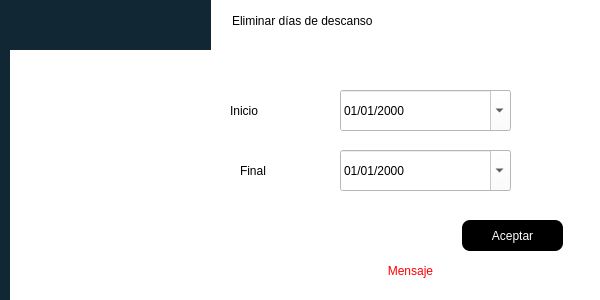
<?xml version="1.0" encoding="UTF-8"?>
<ui version="4.0">
 <class>delete_dayOfRestW</class>
 <widget class="QDialog" name="delete_dayOfRestW">
  <property name="windowModality">
   <enum>Qt::ApplicationModal</enum>
  </property>
  <property name="geometry">
   <rect>
    <x>0</x>
    <y>0</y>
    <width>600</width>
    <height>300</height>
   </rect>
  </property>
  <property name="minimumSize">
   <size>
    <width>600</width>
    <height>300</height>
   </size>
  </property>
  <property name="maximumSize">
   <size>
    <width>600</width>
    <height>300</height>
   </size>
  </property>
  <property name="windowTitle">
   <string>Eliminar</string>
  </property>
  <property name="styleSheet">
   <string notr="true">background-color: rgb(255, 255, 255);</string>
  </property>
  <widget class="QLabel" name="label_4">
   <property name="geometry">
    <rect>
     <x>230</x>
     <y>90</y>
     <width>61</width>
     <height>41</height>
    </rect>
   </property>
   <property name="styleSheet">
    <string notr="true">font: 900 14pt &quot;Segoe UI Black&quot;;</string>
   </property>
   <property name="text">
    <string>Inicio</string>
   </property>
  </widget>
  <widget class="QDateEdit" name="dateEdit1">
   <property name="geometry">
    <rect>
     <x>340</x>
     <y>90</y>
     <width>171</width>
     <height>41</height>
    </rect>
   </property>
   <property name="styleSheet">
    <string notr="true">background-color: rgb(255, 255, 255);
color: rgb(0, 0, 0);
font: 700 9pt &quot;Segoe UI&quot;;</string>
   </property>
   <property name="displayFormat">
    <string>dd/MM/yyyy</string>
   </property>
   <property name="calendarPopup">
    <bool>true</bool>
   </property>
  </widget>
  <widget class="QLabel" name="label_5">
   <property name="geometry">
    <rect>
     <x>240</x>
     <y>150</y>
     <width>61</width>
     <height>41</height>
    </rect>
   </property>
   <property name="styleSheet">
    <string notr="true">font: 900 14pt &quot;Segoe UI Black&quot;;</string>
   </property>
   <property name="text">
    <string>Final</string>
   </property>
  </widget>
  <widget class="QLabel" name="label_3">
   <property name="geometry">
    <rect>
     <x>232</x>
     <y>0</y>
     <width>241</width>
     <height>41</height>
    </rect>
   </property>
   <property name="styleSheet">
    <string notr="true">font: 900 14pt &quot;Segoe UI Black&quot;;</string>
   </property>
   <property name="text">
    <string>Eliminar días de descanso</string>
   </property>
  </widget>
  <widget class="QLabel" name="lblMensaje8">
   <property name="geometry">
    <rect>
     <x>220</x>
     <y>260</y>
     <width>381</width>
     <height>21</height>
    </rect>
   </property>
   <property name="styleSheet">
    <string notr="true">color: rgb(255, 0, 0);
font: 14pt &quot;Arial&quot;;</string>
   </property>
   <property name="text">
    <string>Mensaje</string>
   </property>
   <property name="alignment">
    <set>Qt::AlignCenter</set>
   </property>
  </widget>
  <widget class="QPushButton" name="btnAceptar7">
   <property name="geometry">
    <rect>
     <x>462</x>
     <y>220</y>
     <width>101</width>
     <height>31</height>
    </rect>
   </property>
   <property name="cursor">
    <cursorShape>OpenHandCursor</cursorShape>
   </property>
   <property name="styleSheet">
    <string notr="true">font: 14pt &quot;Arial&quot;;
background-color: rgb(0, 0, 0);
color: rgb(255, 255, 255);


border-radius:8px</string>
   </property>
   <property name="text">
    <string>Aceptar</string>
   </property>
  </widget>
  <widget class="QDateEdit" name="dateEdit_2">
   <property name="geometry">
    <rect>
     <x>340</x>
     <y>150</y>
     <width>171</width>
     <height>41</height>
    </rect>
   </property>
   <property name="styleSheet">
    <string notr="true">background-color: rgb(255, 255, 255);
font: 700 9pt &quot;Segoe UI&quot;;</string>
   </property>
   <property name="displayFormat">
    <string>dd/MM/yyyy</string>
   </property>
   <property name="calendarPopup">
    <bool>true</bool>
   </property>
  </widget>
  <widget class="QLabel" name="label">
   <property name="geometry">
    <rect>
     <x>0</x>
     <y>0</y>
     <width>211</width>
     <height>301</height>
    </rect>
   </property>
   <property name="styleSheet">
    <string notr="true">background-color: rgb(17, 40, 52);</string>
   </property>
   <property name="text">
    <string/>
   </property>
   <property name="pixmap">
    <pixmap>../images/orca.png</pixmap>
   </property>
  </widget>
  <widget class="QLabel" name="label_8">
   <property name="geometry">
    <rect>
     <x>10</x>
     <y>50</y>
     <width>201</width>
     <height>251</height>
    </rect>
   </property>
   <property name="text">
    <string/>
   </property>
   <property name="pixmap">
    <pixmap>../images/orca.png</pixmap>
   </property>
   <property name="scaledContents">
    <bool>true</bool>
   </property>
  </widget>
 </widget>
 <resources/>
 <connections/>
</ui>
